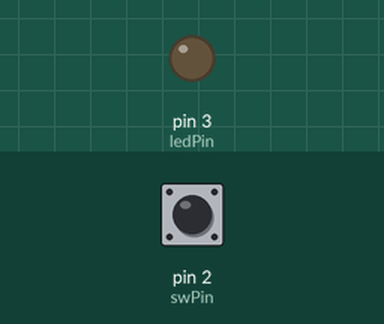
Bench run of a sketch on a simulated Arduino Uno, built with avr-gcc and run on an emulated ATmega328P. On the bench: output pins drawn as LEDs (lit = HIGH). Dashed ring = blinking. The test bench sets the inputs (shaded band); at power-on: pin 2 (swPin) HIGH.

Above: at 1.2 s.
1.3 s: pin 2 (swPin) pulsed LOW 5 times (0.12 s each, 0.3 s apart)
At 1.75 s:
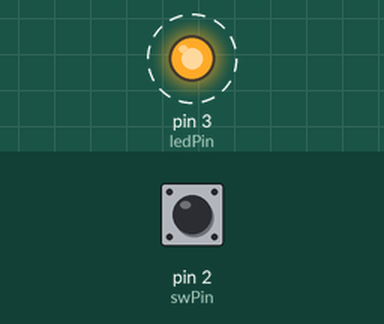
4.3 s: pin 2 (swPin) pulled LOW for 0.15 s
At 5.1 s:
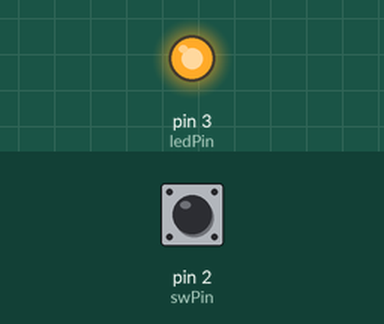
5.9 s: pin 2 (swPin) pulled LOW for 1 s
At 6.4 s:
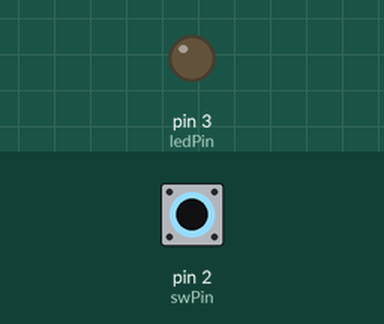
Timing chart, 0 to 8.9 s (numbered marks = the images above; inputs shaded):
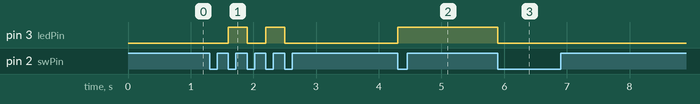

The sketch:

Sketch.ino
```cpp
const int swPin = 2;
const int ledPin = 3;

boolean lastSw = HIGH;
boolean ledOn = false;

void setup()
{
  pinMode(swPin, INPUT);
  pinMode(ledPin, OUTPUT);
}

void loop()
{
  if (digitalRead(swPin) == LOW && lastSw == HIGH)
  {
    ledOn = !ledOn;
    lastSw = LOW;
  }
  else
  {
    lastSw = digitalRead(swPin);
  }
  digitalWrite(ledPin, ledOn);
}
```

Measured:
- after the input at 1.3 s, pin 3 (ledPin): alternates HIGH for 0.30 s and LOW for 0.30 s, 4 changes in all, then stays LOW, starting after 0.30 s
- after the input at 4.3 s, pin 3 (ledPin): LOW → HIGH at once
- after the input at 5.9 s, pin 3 (ledPin): HIGH → LOW at once
